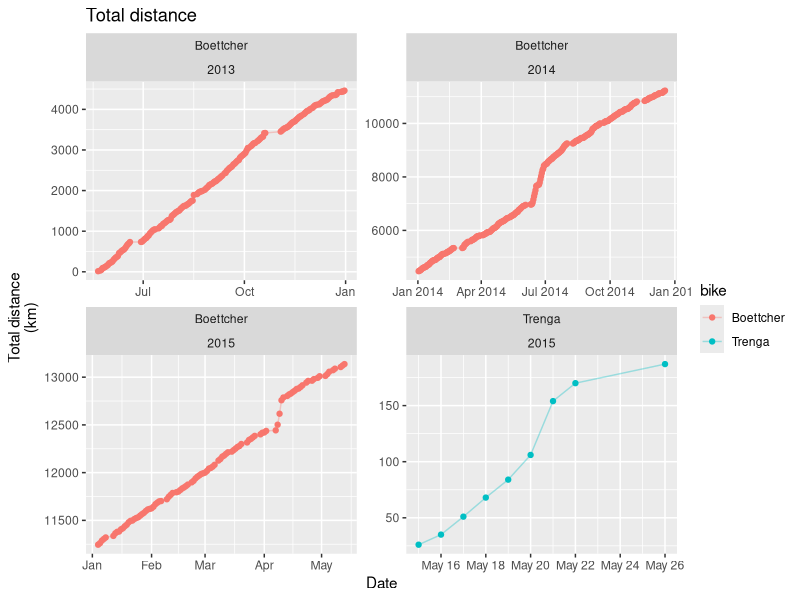
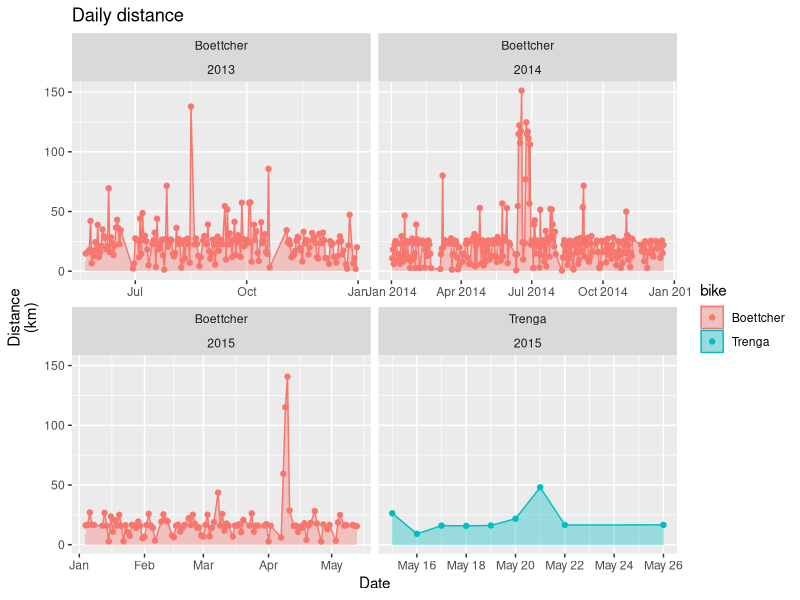
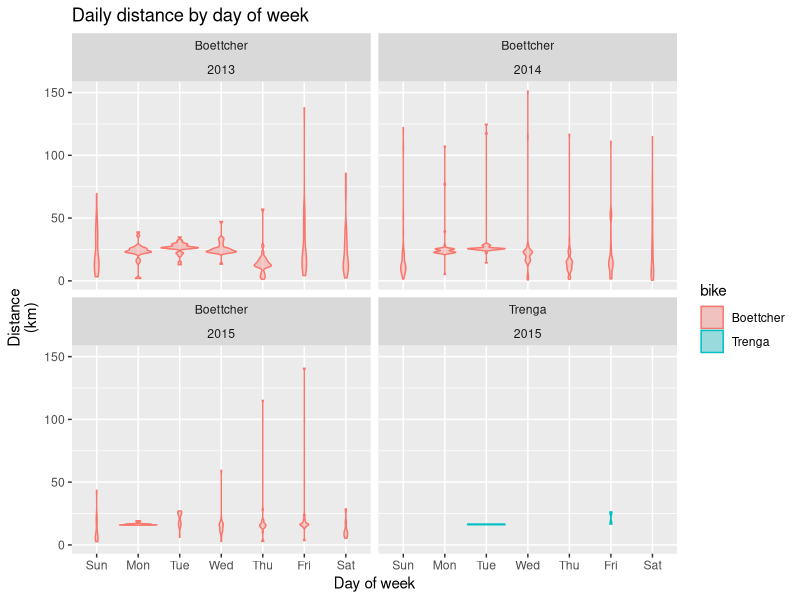
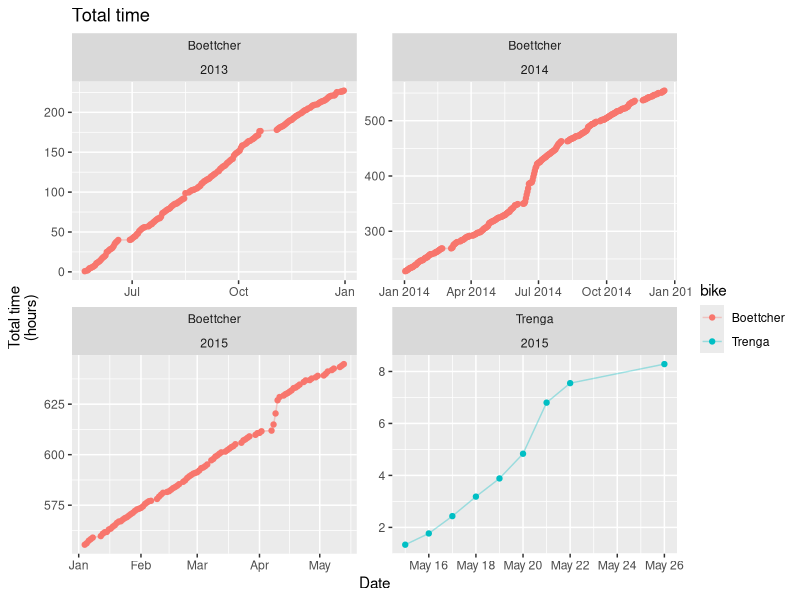
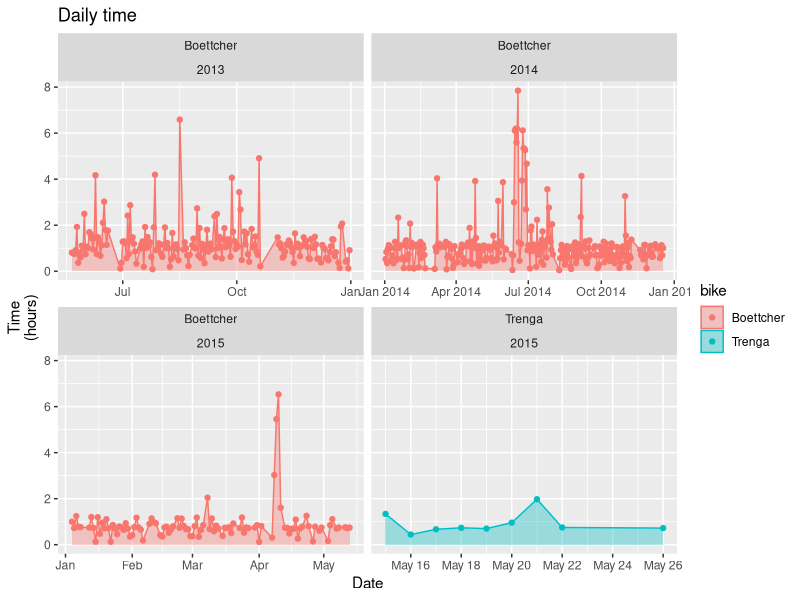
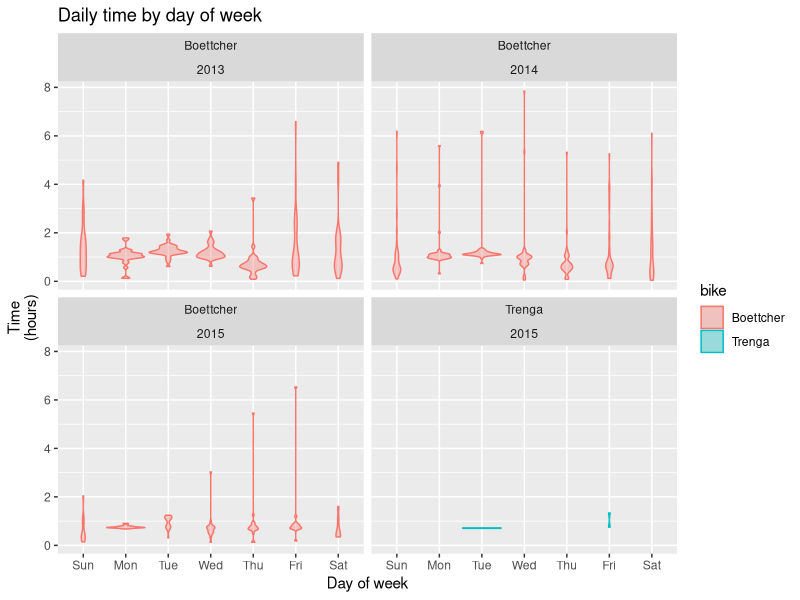
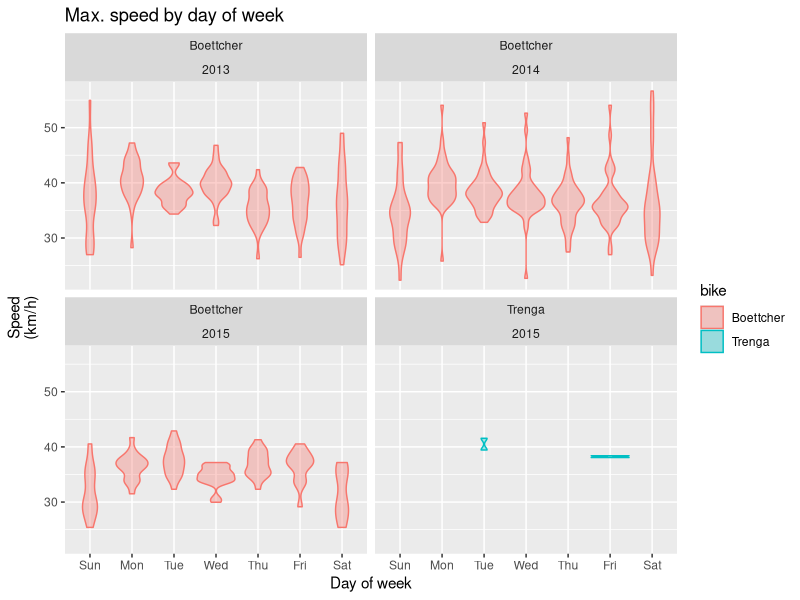
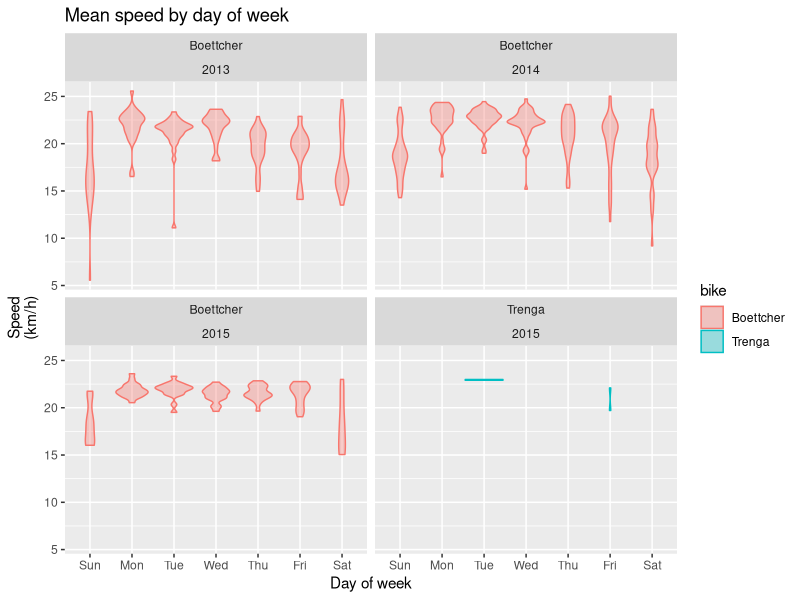

These charts were generated, in order, by the following R code:
# --- reading, converting
library(lubridate)

df <- read.csv("stats.csv", sep=",", dec=".", comment.char="#")

df$date <- as.Date(df$date, "%d.%m.%Y")
df$day <- wday(df$date, label=TRUE)
df$year <- format(df$date, "%Y")
df$year_month <- format(df$date, "%Y-%m")
df$km.day <- as.numeric(as.character(df$km.day))
df$time.day <- hms(df$time.day)
df$time.day.hours <- period_to_seconds(df$time.day)/3600
df$V_mean <- as.numeric(as.character(df$V_mean))
df$V_max <- as.numeric(as.character(df$V_max))
df$total.time <- hms(df$total.time)
df$total.time.hours <- period_to_seconds(df$total.time)/3600

# ..debug data..
#lapply(df, class)
#str(df)
#which(is.na(df$V_max))

# --- plotting
library(ggplot2)

png("stats_%d.png", width=2200, height=1000, res=120)

# ..distance related
ggplot(df, aes(x=date, y=total.km, group=bike, color=bike, fill=bike)) +
      geom_point() +
      geom_line(alpha=.35) +
      ggtitle("Total distance") +
      labs(x="Date", y="Total distance\n(km)") +
      facet_wrap(bike~year, scales="free")

ggplot(df, aes(x=date, y=km.day, group=bike, color=bike, fill=bike)) +
      geom_point() +
      geom_area(alpha=.35) +
      ggtitle("Daily distance") +
      labs(x="Date", y="Distance\n(km)") +
      facet_wrap(bike~year, scales="free_x")

ggplot(df, aes(day, km.day, fill=bike, color=bike)) +
      geom_violin(adjust=.75, alpha=.35) +
      ggtitle("Daily distance by day of week") +
      labs(x="Day of week", y="Distance\n(km)") +
      facet_wrap(bike~year)

# ..time related
ggplot(df, aes(x=date, y=total.time.hours, group=bike, color=bike, fill=bike)) +
      geom_point() +
      geom_line(alpha=.35) +
      ggtitle("Total time") +
      labs(x="Date", y="Total time\n(hours)") +
      facet_wrap(bike~year, scales="free")

ggplot(df, aes(x=date, y=time.day.hours, group=bike, color=bike, fill=bike)) +
      geom_point() +
      geom_area(alpha=.35) +
      ggtitle("Daily time") +
      labs(x="Date", y="Time\n(hours)") +
      facet_wrap(bike~year, scales="free_x")

ggplot(df, aes(day, time.day.hours, fill=bike, color=bike)) +
      geom_violin(adjust=.75, alpha=.35) +
      ggtitle("Daily time by day of week") +
      labs(x="Day of week", y="Time\n(hours)") +
      facet_wrap(bike~year)

# ..speed related
ggplot(df, aes(day, V_max, fill=bike, color=bike)) +
      geom_violin(adjust=.75, alpha=.35) +
      ggtitle("Max. speed by day of week") +
      labs(x="Day of week", y="Speed\n(km/h)") +
      facet_wrap(bike~year)

ggplot(df, aes(day, V_mean, fill=bike, color=bike)) +
      geom_violin(adjust=.75, alpha=.35) +
      ggtitle("Mean speed by day of week") +
      labs(x="Day of week", y="Speed\n(km/h)") +
      facet_wrap(bike~year)
